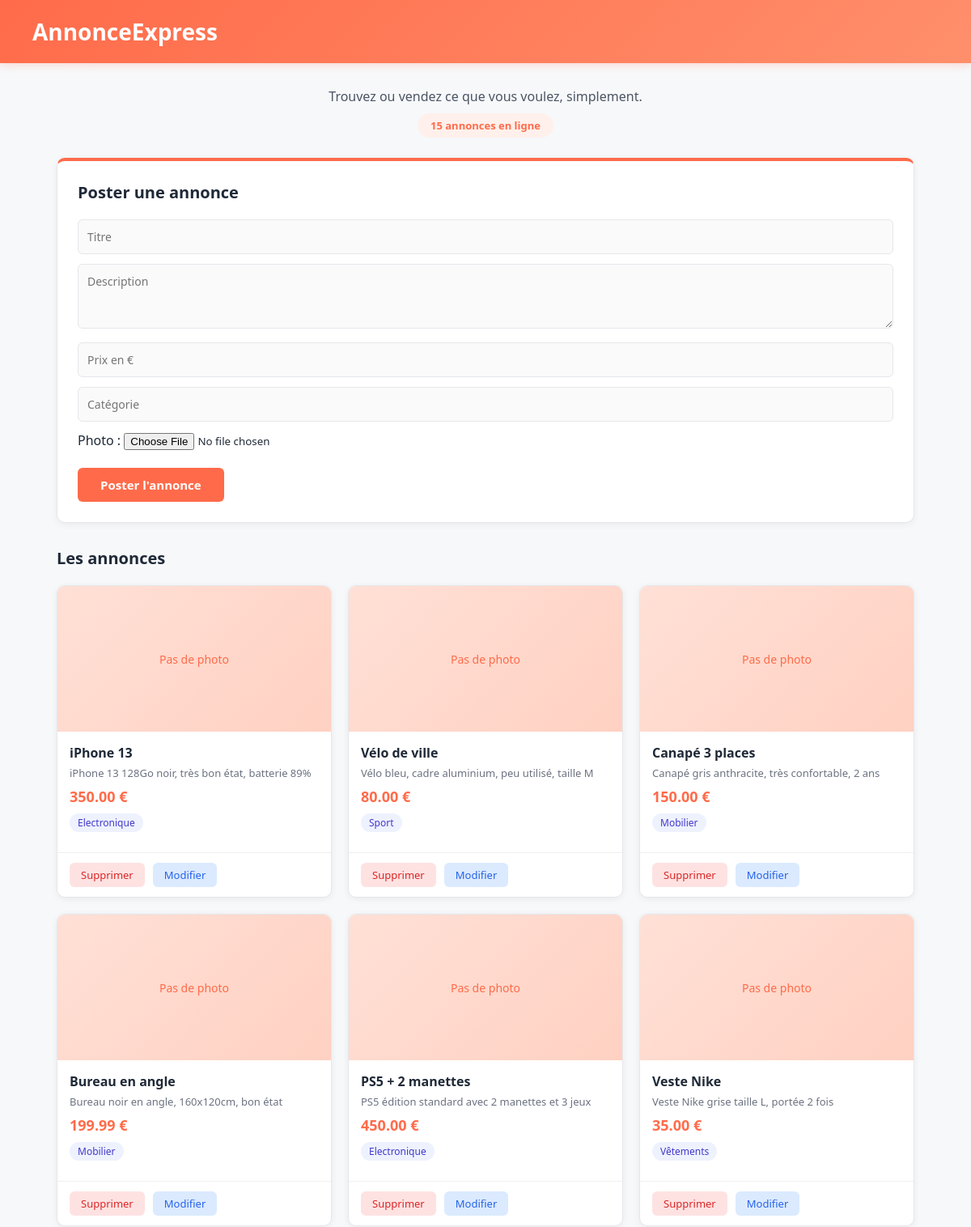
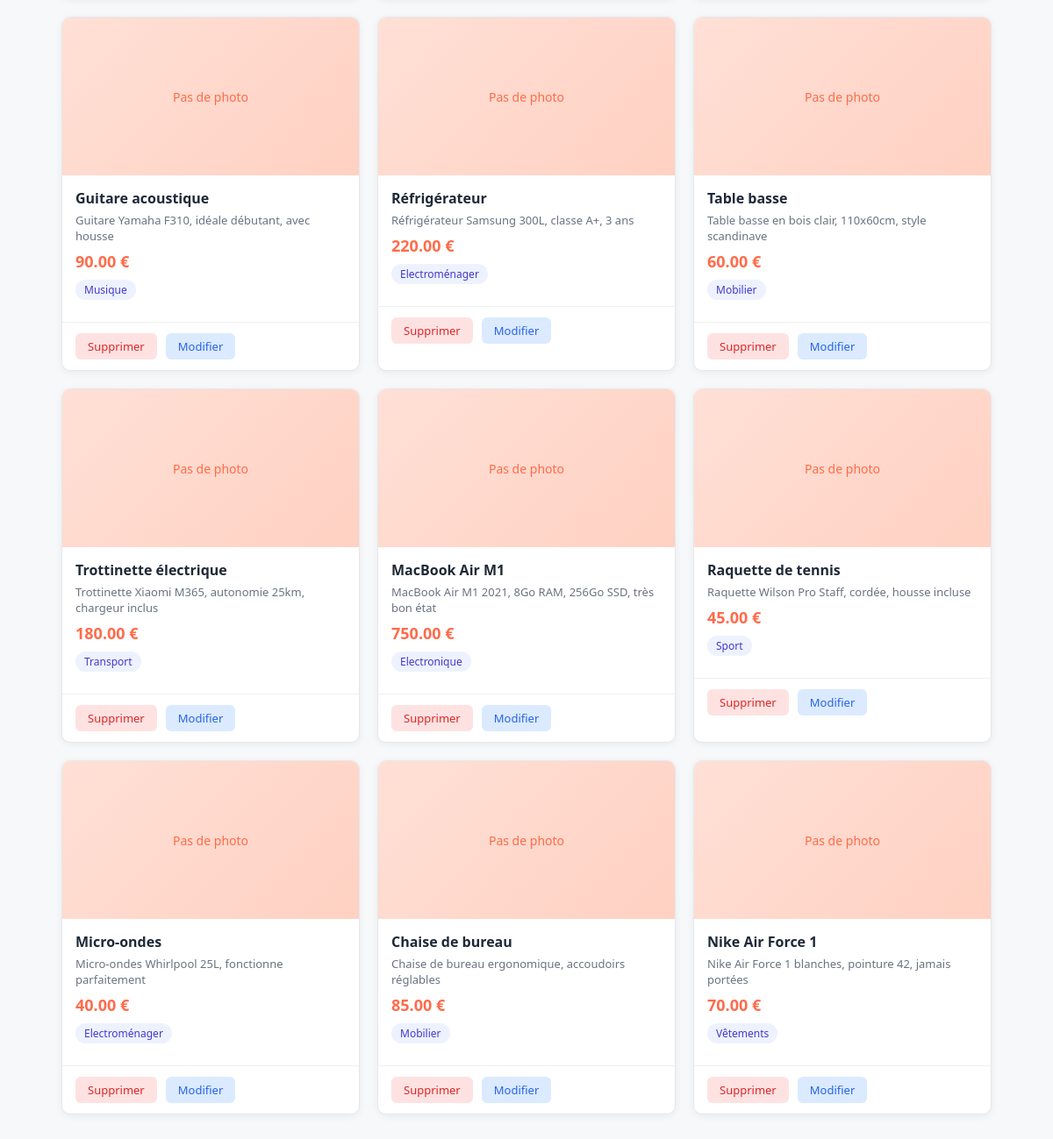
The page / on the database its author committed (2 pictures, top to bottom).
### tables this page shows
create table annonce(
idannonce int auto_increment not null primary key,
titre varchar(100),
description varchar(1500),
prix decimal(10,2),
categorie varchar(50),
photo varchar(150),
iduser int,
constraint fk_user foreign key(iduser) references user(iduser)
);

### index.php (the view, shortened to what this page needs)
<?php
	$bdd = new mysqli("localhost","root","","annonce_express");
	function selectAllAnnonce($bdd)
	{
		$select = "select * from annonce";
		$stmt = $bdd->prepare($select);
		$stmt->execute();
		$lesResultats = $stmt->get_result();
		return $lesResultats;
	}
	$lesResultats = selectAllAnnonce($bdd);
?>
<!DOCTYPE html>
<html>
<head>
</head>
<body>
	<header>
		<h1>AnnonceExpress</h1>
	</header>
	<div class="container">
		<div class="hero">
			<p>Trouvez ou vendez ce que vous voulez, simplement.</p>
			<span class="badge-count"><?php echo $lesResultats->num_rows; ?> annonce<?php echo $lesResultats->num_rows > 1 ? 's' : ''; ?> en ligne</span>
		</div>
		<div class="formulaire">
			<h2>Poster une annonce</h2>
			<form method="post" enctype="multipart/form-data">
				<input type="text" name="titre" placeholder="Titre"><br>
				<textarea name="description" placeholder="Description"></textarea><br>
				<input type="number" name="prix" placeholder="Prix en €" step="0.01"><br>
				<input type="text" name="categorie" placeholder="Catégorie"><br>
				<label>Photo :</label>
				<input type="file" name="photo"><br><br>
				<input type="submit" name="poster" value="Poster l'annonce">
			</form>
		</div>
		<h2 class="titre-liste">Les annonces</h2>
		<div class="grille">
		<?php
		foreach ($lesResultats as $unResultat) {
			echo '<div class="carte">';
			if (!empty($unResultat["photo"])) {
				echo '<img src="' . $unResultat["photo"] . '">';
			} else {
				echo '<div class="no-photo">Pas de photo</div>';
			}
			echo '
				<div class="carte-info">
					<h3>' . $unResultat["titre"] . '</h3>
					<p>' . $unResultat["description"] . '</p>
					<div class="prix">' . $unResultat["prix"] . ' €</div>
					<span class="categorie">' . $unResultat["categorie"] . '</span>
				</div>
				<div class="carte-actions">
					<a class="btn-suppr" href="index.php?action=suppr&id=' . $unResultat["idannonce"] . '">Supprimer</a>
					<a class="btn-modif" href="modifier.php?action=modif&id=' . $unResultat["idannonce"] . '&titre=' . $unResultat["titre"] . '&description=' . $unResultat["description"] . '&prix=' . $unResultat["prix"] . '&categorie=' . $unResultat["categorie"] . '&photo=' . $unResultat["photo"] . '">Modifier</a>
				</div>
			</div>';
		}
		?>
		</div>
	</div>
</body>
</html>

### index.php (style rules this page uses)
* { margin: 0; padding: 0; box-sizing: border-box; font-family: 'Segoe UI', Arial, sans-serif; }
body { background-color: #f7f8fa; color: #1f2937; }
header { background: linear-gradient(135deg, #ff6b4a, #ff8f6b); padding: 20px 40px; box-shadow: 0 2px 10px rgba(255,107,74,0.25); }
header h1 { color: #fff; font-size: 28px; }
.container { max-width: 1100px; margin: 30px auto; padding: 0 20px; }
.hero { text-align: center; margin-bottom: 25px; }
.hero p { font-size: 16px; color: #4b5563; margin-bottom: 10px; }
.badge-count { display: inline-block; background-color: #fff0eb; color: #ff6b4a; padding: 6px 16px; border-radius: 20px; font-size: 13px; font-weight: bold; }
.formulaire { background-color: #fff; padding: 25px; border-radius: 10px; box-shadow: 0 2px 8px rgba(0,0,0,0.06); margin-bottom: 30px; border: 1px solid #e5e7eb; border-top: 4px solid #ff6b4a; }
.formulaire h2 { margin-bottom: 20px; color: #1f2937; font-size: 20px; }
.formulaire input[type="text"], .formulaire input[type="number"], .formulaire textarea { width: 100%; padding: 11px; margin-bottom: 12px; border: 1px solid #e5e7eb; border-radius: 6px; font-size: 14px; background-color: #fafafa; }
.formulaire textarea { height: 80px; resize: vertical; }
.formulaire input[type="submit"] { background-color: #ff6b4a; color: #fff; border: none; padding: 11px 28px; border-radius: 6px; cursor: pointer; font-size: 15px; font-weight: bold; }
h2.titre-liste { margin-bottom: 20px; color: #1f2937; font-size: 20px; }
.grille { display: grid; grid-template-columns: repeat(3, 1fr); gap: 20px; }
.carte { background-color: #fff; border-radius: 10px; box-shadow: 0 2px 8px rgba(0,0,0,0.06); overflow: hidden; border: 1px solid #e5e7eb; transition: box-shadow 0.2s; }
.no-photo { width: 100%; height: 180px; display: flex; align-items: center; justify-content: center; background: linear-gradient(135deg, #ffe0d6, #ffd1c2); color: #ff6b4a; font-size: 14px; font-weight: 500; }
.carte-info { padding: 15px; }
.carte-info h3 { font-size: 16px; margin-bottom: 5px; color: #1f2937; }
.carte-info p { font-size: 13px; color: #6b7280; margin-bottom: 8px; }
.carte-info .prix { font-size: 18px; font-weight: bold; color: #ff6b4a; margin-bottom: 8px; }
.carte-info .categorie { display: inline-block; background-color: #eef2ff; color: #4338ca; padding: 3px 10px; border-radius: 12px; font-size: 12px; margin-bottom: 10px; }
.carte-actions { display: flex; gap: 10px; padding: 12px 15px; border-top: 1px solid #f0f0f0; }
.carte-actions a { text-decoration: none; padding: 6px 14px; border-radius: 6px; font-size: 13px; font-weight: 500; }
.btn-suppr { background-color: #fee2e2; color: #dc2626; }
.btn-modif { background-color: #dbeafe; color: #2563eb; }

### rows shown on the page
annonce: shows "Pas de photo", titre "iPhone 13", description "iPhone 13 128Go noir, très bon état, batterie 89%", prix "350.00", categorie "Electronique"
annonce: shows "Pas de photo", titre "Vélo de ville", description "Vélo bleu, cadre aluminium, peu utilisé, taille M", prix "80.00", categorie "Sport"
annonce: shows "Pas de photo", titre "Canapé 3 places", description "Canapé gris anthracite, très confortable, 2 ans", prix "150.00", categorie "Mobilier"
annonce: shows "Pas de photo", titre "Bureau en angle", description "Bureau noir en angle, 160x120cm, bon état", prix "199.99", categorie "Mobilier"
annonce: shows "Pas de photo", titre "PS5 + 2 manettes", description "PS5 édition standard avec 2 manettes et 3 jeux", prix "450.00", categorie "Electronique"
annonce: shows "Pas de photo", titre "Veste Nike", description "Veste Nike grise taille L, portée 2 fois", prix "35.00", categorie "Vêtements"
annonce: shows "Pas de photo", titre "Guitare acoustique", description "Guitare Yamaha F310, idéale débutant, avec housse", prix "90.00", categorie "Musique"
annonce: shows "Pas de photo", titre "Réfrigérateur", description "Réfrigérateur Samsung 300L, classe A+, 3 ans", prix "220.00", categorie "Electroménager"
annonce: shows "Pas de photo", titre "Table basse", description "Table basse en bois clair, 110x60cm, style scandinave", prix "60.00", categorie "Mobilier"
annonce: shows "Pas de photo", titre "Trottinette électrique", description "Trottinette Xiaomi M365, autonomie 25km, chargeur inclus", prix "180.00", categorie "Transport"
annonce: shows "Pas de photo", titre "MacBook Air M1", description "MacBook Air M1 2021, 8Go RAM, 256Go SSD, très bon état", prix "750.00", categorie "Electronique"
annonce: shows "Pas de photo", titre "Raquette de tennis", description "Raquette Wilson Pro Staff, cordée, housse incluse", prix "45.00", categorie "Sport"
annonce: shows "Pas de photo", titre "Micro-ondes", description "Micro-ondes Whirlpool 25L, fonctionne parfaitement", prix "40.00", categorie "Electroménager"
annonce: shows "Pas de photo", titre "Chaise de bureau", description "Chaise de bureau ergonomique, accoudoirs réglables", prix "85.00", categorie "Mobilier"
annonce: shows "Pas de photo", titre "Nike Air Force 1", description "Nike Air Force 1 blanches, pointure 42, jamais portées", prix "70.00", categorie "Vêtements"

### other values the page prints
$lesResultats->num_rows "15"
